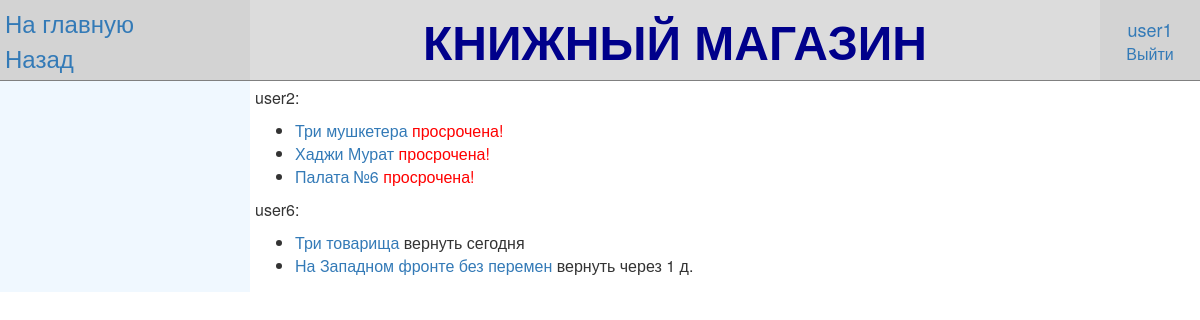
The app's page /duty/ (signed in) with its own data.
### bookstore_app/models.py (models this page shows, shortened)
class Rent (models.Model):
    user=models.ForeignKey(User, on_delete=models.SET_NULL, null=True)
    book=models.ForeignKey(Book, on_delete=models.SET_NULL, null=True)
    date_start=models.DateField(default=date.today())
    date_return=models.DateField(default=date.today()+timedelta(14))
    def day_of_return(self):
        data=self.date_return-date.today()
        return data.days

class Book (models.Model):
    title=models.CharField(max_length=100, verbose_name="Название")
    image=models.ImageField(upload_to='media/', blank=True, null=True, verbose_name="Изображение")
    summary=models.TextField(max_length=500, blank=True, null=True, verbose_name="Описание")
    author=models.ForeignKey(Author, on_delete=models.SET_NULL, null=True, verbose_name="Автор")
    genre=models.ManyToManyField(Genre, verbose_name="Жанр")
    language=models.ForeignKey(Language, on_delete=models.SET_NULL, null=True, verbose_name="Язык")
    price=models.IntegerField(validators=[MinValueValidator(0), MaxValueValidator(2147483647)], null=True, verbose_name="Стоимость")
    count=models.IntegerField(validators=[MinValueValidator(0), MaxValueValidator(2147483647)], null=True, verbose_name="Количество")
    def __str__(self):
        return self.title
    class Meta:
        ordering=["title"]
    def get_absolute_url(self):
        return reverse ("book_info", args=[str(self.id)])

### bookstore_app/views.py (the view)
# urls.py: path('duty/', views.duty, name='duty_list'),
@login_required(login_url='login')
def duty(request):
    dictionary={}
    user_list=Rent.objects.all().values('user', 'user__username').distinct()
    for u in user_list:
        books=Rent.objects.filter(user=u['user'])
        dictionary[u['user__username']]=books
    return render(request, "duty_list.html",
        context={
        "dictionary": dictionary,
        })

### bookstore_app/templates/duty_list.html (shortened to what this page needs)
{%extends "base_template.html"%}
{%block view%}
{%if dictionary%}
    {%for key, value in dictionary.items%}
        <p>{{key}}: </p>
        <ul>
            {%for val in value%}
                {%if val.day_of_return > 0 %}
                    <li><a href="{{val.book.get_absolute_url}}">{{val.book}}</a>    вернуть через {{val.day_of_return}} д.</li>
                {%elif val.day_of_return == 0 %}
                    <li><a href="{{val.book.get_absolute_url}}">{{val.book}}</a>    вернуть сегодня</li>
                {%elif val.day_of_return < 0 %}
                    <li><a href="{{val.book.get_absolute_url}}">{{val.book}}</a>    <font color="red">просрочена!</font></li>
                {%endif%}
            {%endfor%}
        </ul>
    {%endfor%}
{%else%}
        <p>Должников нет</p>
{%endif%}
{%endblock%}

### bookstore_app/templates/base_template.html (shortened to what this page needs)
{% load static %}
<html>
    <head>
        <link rel="stylesheet" href="https://maxcdn.bootstrapcdn.com/bootstrap/3.3.7/css/bootstrap.min.css">
        <link rel="stylesheet" href="{% static 'css/styles.css' %}">
    </head>
    <body>
        <table width="100%" heigt="100%" frame="void" rules="rows">
            <tr bgcolor="Gainsboro">
                <td width="250" bgcolor="Lightgrey">
                    <a href="{% url 'index' %}"><font size="5">На главную</font></a><br>
                    <a href="{{request.META.HTTP_REFERER}}"><font size="5">Назад</font></a>
                </td>
                <td align="center" valign="middle">
                    <font size="10" color="DarkBlue"><b>КНИЖНЫЙ МАГАЗИН</b></font>
                </td>
                <td width="100" height="10" align="center" bgcolor="Lightgrey" >
                {%block login%}
                    {%if user.is_authenticated%}
                        {%if user.is_staff%}
                            <div><a href="/admin/"><font size="4">{{user.get_username}}</font></a></div>
                        {%else%}
                            {% for group in request.user.groups.all %}
                                {%if group.name == 'clients'%}
                                    <div><a href="{% url 'profile' %}"><font size="4">{{user.get_username}}</font></a></div>
                                {%elif group.name == 'workers'%}
                                    <div><a href="{% url 'worker' %}"><font size="4">{{user.get_username}}</font></a></div>
                                {%endif%}
                            {%endfor%}
                        {%endif%}
                        <a href="{% url 'logout' %}">Выйти</a>
                    {%else%}
                        <a href="{% url 'login' %}">Войти</a>
                        <a href="{% url 'register' %}">Регистрация</a>
                    {%endif%}
                {%endblock%}
                </td>
            </tr>
            <tr>
                <td height="100%" valign="top" bgcolor="AliceBlue">
                    <br>
                </td>
                <td colspan="2">
                    {%block view%}
                    {%endblock%}
                </td>
            </tr>
        </table>
    </body>
</html>

### bookstore_app/static/css/styles.css (style rules this page uses)
body { background-color:rgb(255, 255, 255); }
td { padding: 5px; }

### records on screen
Rent: book "Три мушкетера"
Rent: book "Хаджи Мурат"
Rent: book "Палата №6"
Rent: book "Три товарища"
Rent: book "На Западном фронте без перемен", day_of_return "1"

### other values on screen
{{ user.get_username }} "user1"
{{ key }} "user2" "user6"
